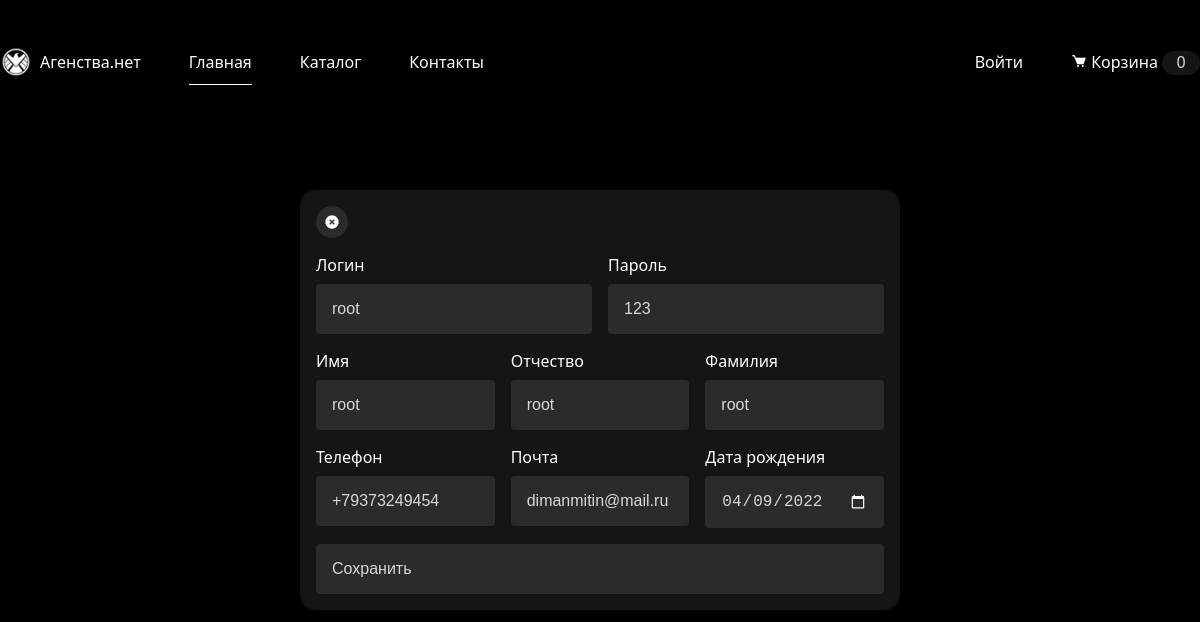
The app's page /admin-update-user.php?id=44 with its own data.
### tables this page shows
CREATE TABLE `users` (
  `id_User` int NOT NULL,
  `login` varchar(255) NOT NULL,
  `password` varchar(255) NOT NULL,
  `first_Name` varchar(255) NOT NULL,
  `middle_Name` varchar(255) NOT NULL,
  `last_Name` varchar(255) NOT NULL,
  `phone` varchar(255) NOT NULL,
  `email` varchar(255) NOT NULL,
  `date_of_birthday` varchar(255) NOT NULL,
  `avatar` text
);

### admin-update-user.php (the view, shortened to what this page needs)
<?php
include("datebase.php");
?>
<!DOCTYPE html>
<html lang="en">
<head>
    <link rel="stylesheet" href="https://cdn.jsdelivr.net/npm/boxicons@latest/css/boxicons.min.css" />
    <link rel="stylesheet" href="/assets/css/main.css" />
</head>
<body>
    <?php include('header.php'); ?>
    <main class="main">
        <section class="home container">
            <?php
        $user_id = $_GET['id'];
        $item = mysqli_query($db, "SELECT * FROM `users` WHERE `id_User` = '$user_id'");
        $item = mysqli_fetch_assoc($item);
?>
            <div class="modal-posts_edit">
                <div class="modal-content">
                    <form action="admin-update-user-save.php" method="POST" enctype="multipart/form-data">
                        <a href="admin.php" class="icon">
                            <i class="bx bxs-x-circle"></i>
                        </a>
                        <div class="infos-posts">
                            <div class="input-group">
                                <label for="login">Логин</label>
                                <input type="title" id="login" name="login"
                                    value="<?=$item['login']?>">
                            </div>
                            <div class="input-group">
                                <label for="password">Пароль</label>
                                <input type="title" id="password" name="password"
                                    value="<?=$item['password']?>">
                            </div>
                        </div>
                        <div class="infos-posts">
                            <div class="input-group">
                                <label for="first_Name">Имя</label>
                                <input type="title" id="first_Name" name="first_Name"
                                    value="<?=$item['first_Name']?>">
                            </div>
                            <div class="input-group">
                                <label for="middle_Name">Отчество</label>
                                <input type="title" id="middle_Name" name="middle_Name"
                                    value="<?=$item['middle_Name']?>">
                            </div>
                            <div class="input-group">
                                <label for="last_Name">Фамилия</label>
                                <input type="title" id="last_Name" name="last_Name"
                                    value="<?=$item['last_Name']?>">
                            </div>
                        </div>
                        <div class="infos-posts">
                            <div class="input-group">
                                <label for="phone">Телефон</label>
                                <input type="phone" id="phone" name="phone"
                                    value="<?=$item['phone']?>">
                            </div>
                            <div class="input-group">
                                <label for="email">Почта</label>
                                <input type="title" id="email" name="email"
                                    value="<?=$item['email']?>">
                            </div>
                            <div class="input-group">
                                <label for="date_of_birthday">Дата рождения</label>
                                <input type="date" id="date_of_birthday" name="date_of_birthday"
                                    value="<?=$item['date_of_birthday']?>">
                            </div>
                        </div>
                        <div class="input-group">
                            <input class="panel__login" type="submit" id="addPost" name="addPost" value="Сохранить">
                        </div>
                    </form>
                </div>
            </div>
        </section>
    </main>
</body>
</html>

### assets/css/main.css (style rules this page uses)
:root { --body-color: #000000; --container-color: #00000080; --form-color: #33333390; --form-color-alt: #5e5e5e50; --block-color: #151515; --block-color-gradient: linear-gradient( 45deg, var(--form-color), var(--form-color-alt) ); --max-width: 101.25rem; --header-height: 6.25rem; --first-color: #808080; --first-color-alt: #80d19c; --title-color: #ffffff; --h1-color: #ffffff; --text-color: #dad8d7; --text-color-light: #918a88; --text-color-price: #80d19d; --body-font: "Segoe UI", Tahoma, Geneva, Verdana, sans-serif; --biggest-font-size: 2rem; --medium-font-size: 1.5rem; --normal-font-size: 1rem; --small-font-size: 0.75rem; --smaller-font-size: 0.5rem; --h1-font-size: 7.25rem; --font-medium: 400; --font-semi-bold: 600; --font-black: 900; --mb-0-25: 0.25rem; --mb-0-5: 0.5rem; --mb-0-75: 0.75rem; --mb-1: 1rem; --mb-1-5: 1.5rem; --mb-2: 2rem; --mb-2-5: 2.5rem; --mb-6-25: 6.25rem; --z-tooltip: 10; --z-fixed: 100; }
@media screen and (min-width: 992px) { :root { --biggest-font-size: 2rem; --medium-font-size: 1.5rem; --normal-font-size: 1rem; --small-font-size: 0.75rem; --smaller-font-size: 0.5rem; --h1-font-size: 4rem; } }
* { box-sizing: border-box; padding: 0; margin: 0; }
html { scroll-behavior: smooth; }
body { background: var(--body-color); font-family: var(--body-font); font-size: var(--normal-font-size); margin: var(--header-height) 0 0 0; color: var(--text-color); }
a { text-decoration: none; color: #fff; }
button, input { border: none; outline: none; padding: var(--mb-0-25); border-radius: var(--mb-0-25); background: var(--form-color-alt); color: var(--text-color); padding: 1rem; width: 100%; color-scheme: dark; }
input::placeholder { color: var(--text-color-light); }
.container { max-width: var(--max-width); margin-left: var(--mb-6-25); margin-right: var(--mb-6-25); }
.main { overflow: hidden; }
@media screen and (min-width: 767px) { body { margin: 0; } }
@media screen and (min-width: 992px) { .container { margin-left: auto; margin-right: auto; } }
@media screen and (min-width: 992px) { input { font-size: var(--normal-font-size); padding: 1rem; width: 100%; } }
@media screen and (min-width: 1200px) { input { padding: var(--mb-1); font-size: var(--normal-font-size); width: 100%; } }
.panel__login { transition: 0.4s; cursor: pointer; text-align: left; }
form { display: contents; }
.input-group { width: 100%; gap: 0.5rem; display: flex; flex-direction: column; }
.icon { background: var(--form-color-alt); padding: 0.5rem; display: flex; align-items: center; border-radius: 50%; width: max-content; }
.modal-content { display: flex; position: absolute; left: 50%; top: 50%; transform: translate(-50%, -50%); width: 50%; padding: 16px; background: var(--block-color); border-radius: 16px; color: #fff; gap: 1rem; display: flex; flex-direction: column; }
.infos-posts { gap: 1rem; display: flex; flex-direction: row; width: 100%; }
body { padding: 20px 50px; }

### records on screen
users: login "root", password "123", first_Name "root", middle_Name "root", last_Name "root", phone "+79373249454", email "dimanmitin@mail.ru", date_of_birthday "04/09/2022"
